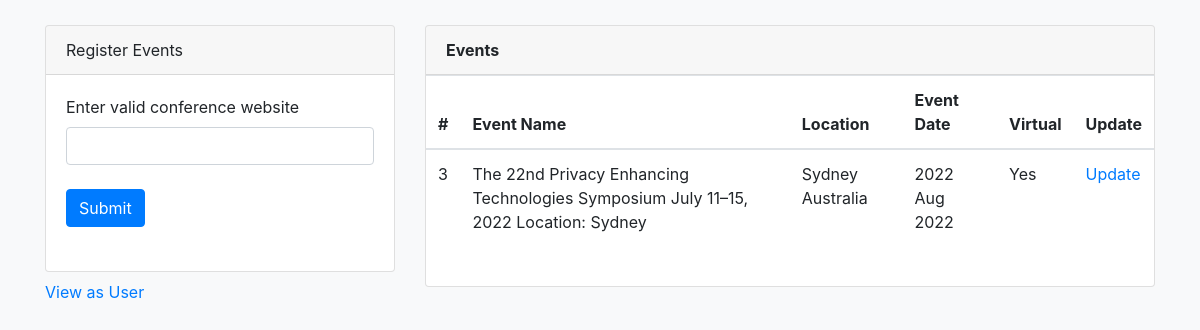
The page /admin on the database its author committed.
### persistence/model.py (models this page shows, shortened)
class Event(db):
    __tablename__ = 'event'
    eventid=Column('eventid', Integer, autoincrement=True, nullable=True, primary_key=True)
    url=Column(String(200), nullable=False)
    data_processed=Column(Integer, nullable=False)
    acronym=Column(String(200), nullable=True)
    event_name=Column(String(200), nullable=True)
    event_date=Column(String(200), nullable=True)
    location=Column(String(200), nullable=True)
    virtual=Column(String(10), nullable=True)
    created = Column(DateTime(timezone=True),server_default=func.now())

### main.py (the view)
@app.route('/admin', methods=["GET", "POST"])
def display_admin():
    if request.method == "POST":
        rss_url = request.form.get("rss_url")
        if(rss_url is None):
            print("emty post")
        else:
            row_id = accept_url(rss_url)
            str_rwo_id = str(row_id)
            if str_rwo_id.isnumeric():
                process_data(rss_url, row_id)
                return redirect(url_for('display_admin'))
            else:
                events = get_all_events(0)
                return render_template('admin.htm', page_title='Event Admin Page', events=events, error_statement = row_id)
    else:
        events = get_all_events(0)
        return render_template('admin.htm', page_title='Event Admin Page', events=events)

### persistence/crud.py (called while the page is built)
def get_all_events(direction):
    session = session_factory()
    events_query = session.query(Event)
    if(direction > 0):
        events_query.order_by(asc(Event.created))
    else:
        events_query.order_by(desc(Event.created))
    session.close
    return events_query.all()

### persistence/database.py (called while the page is built)
def session_factory():
    Base.metadata.create_all(engine)
    return _SessionFactory()

### templates/admin.htm (shortened to what this page needs)
<!DOCTYPE html>
<html lang="en">
<head>
    <link rel="stylesheet" href="{{ url_for('static', filename='bootstrap.min.css') }}">
    <link rel="stylesheet" href="{{ url_for('static', filename='styles.css') }}">
</head>
<body class="bg-light">
    <main>
        <div class="container mt-4">
            <div class="row">
                <div class="col-md-12">
                </div>
            </div>
            <div class="row">
                <div class="col-md-4">
                    <div class="card">
                        <div class="card-header">Register Events</div>
                        <div class="card-body">
                            <form action="http://127.0.0.1:5000/admin" method="post">
                                <div class="form-outline mb-4">
                                    <label class="form-label" for="rss_url">Enter valid conference website</label>
                                    <input type="text" id="rss_url" name="rss_url" class="form-control" required/>
                                </div>
                                <button type="submit" class="btn btn-primary mb-4">Submit</button>
                            </form>
                        </div>
                    </div>
                    <p class="mt-2">
                        <a href="{{ url_for('user_page') }}">View as User</a>
                    </p>
                </div>
                <div class="col-md-8">
                    <div class="card mb-4">
                        <strong class="card-header">Events</strong>
                        <table class="table">
                            <caption></caption>
                            <thead>
                                <tr>
                                    <th>#</th>
                                    <th>Event Name</th>
                                    <th>Location</th>
                                    <th>Event Date</th>
                                    <th>Virtual</th>
                                    <th>Update</th>
                                </tr>
                            </thead>
                            <tbody>
                                {% for event in events %}
                                {% if event.data_processed == 0 %}
                                <tr>
                                    <td>{{ loop.index }}</td>
                                    <td>{{ event.event_name }}</td>
                                    <td>{{ event.location }}</td>
                                    <td>{{ event.event_date }}</td>
                                    <td>{{ event.virtual }}</td>
                                    <td><a href="{{ url_for('event_update', event_id=[event.eventid]) }}">Update</a>
                                    </td>
                                </tr>
                                {% endif %}
                                {% endfor %}
                            </tbody>
                        </table>
                    </div>
                </div>
            </div>
    </main>
</body>
</html>

### rows shown on the page
Event: event_name "The 22nd Privacy Enhancing Technologies Symposium July 11–15, 2022 Location: Sydney", location "Sydney Australia", event_date "2022 Aug 2022", virtual "Yes"
